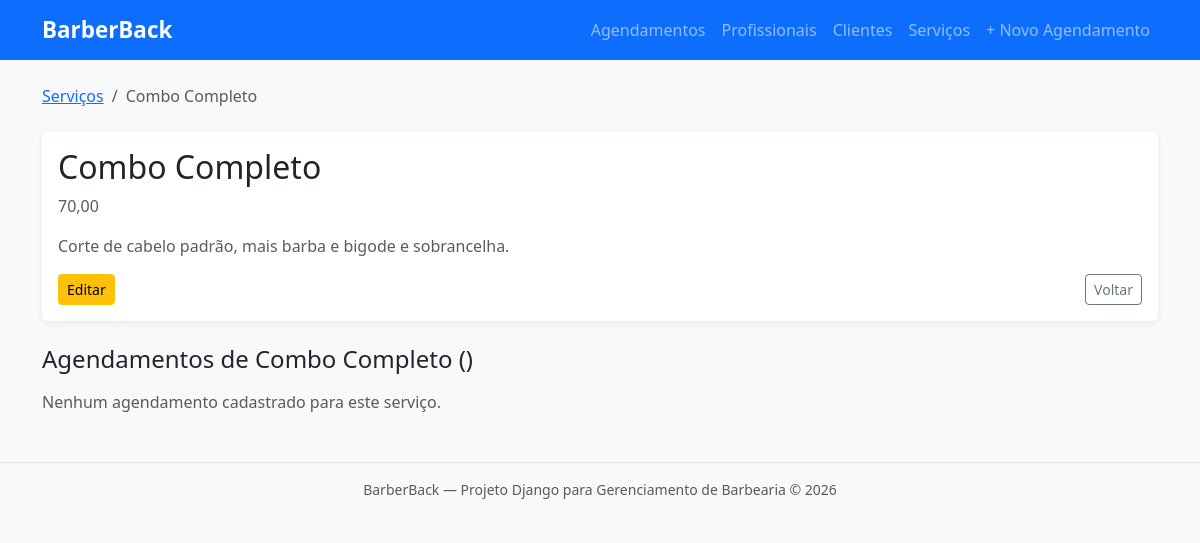
The page /servicos/1/ on the database its author committed.
### barbearia/models.py (models this page shows, shortened)
class Servico(models.Model):
    nome = models.CharField(
        max_length=100,
        verbose_name='Nome do serviço'
    )
    preco = models.DecimalField(
        max_digits=8,
        decimal_places=2,
        verbose_name='Preço do serviço'
    )
    descricao = models.TextField(
        blank=True,
        verbose_name='Descrição do serviço'
    )
    class Meta:
        verbose_name = 'Serviço'
        verbose_name_plural = 'Serviços'
        ordering = ['nome']

### barbearia/views.py (the view)
# urls.py: path('servicos/<int:pk>/', views.servico_detalhe, name='servico_detalhe'),
def servico_detalhe(request, pk):
    servico = get_object_or_404(Servico, pk=pk)
    context = {
        'servico': servico,
    }
    return render(request, 'barbearia/servico/servico_detalhe.html', context)

### barbearia/templates/barbearia/servico/servico_detalhe.html (shortened to what this page needs)
{% extends "barbearia/base.html" %}
{% block conteudo %}
<nav aria-label="breadcrumb" class="mb-4">
    <ol class="breadcrumb">
        <li class="breadcrumb-item"><a href="{% url 'servico_lista' %}">Serviços</a></li>
        <li class="breadcrumb-item active">{{ servico.nome }}</li>
    </ol>
</nav>
<div class="card mb-4">
    <div class="card-body">
        <h1 class="h2">{{ servico.nome }}</h1>
        {% if servico.preco %}
            <p class="text-muted">{{ servico.preco|floatformat:2 }}</p>
        {% endif %}
        {% if servico.descricao %}
            <p class="text-muted">{{ servico.descricao }}</p>
        {% endif %}
        <div class="d-flex gap-2 mt-3">
            <a href="{% url 'servico_editar' servico.pk %}" class="btn btn-warning btn-sm">Editar</a>
            <a href="{% url 'servico_lista' %}" class="btn btn-outline-secondary btn-sm ms-auto">Voltar</a>
        </div>
    </div>
</div>
<h3 class="h4 mb-3">Agendamentos de {{ servico.nome }} ({{ servico.agendamento_set.count }})</h3>
{% if servico.agendamento_set.all %}
    <div class="list-group">
        {% for agendamento in servico.agendamento_set.all %}
        <a href="{% url 'agendamento_detalhe' agendamento.pk %}" class="list-group-item list-group-item-action d-flex justify-content-between align-items-center">
            <span>
                {{ agendamento.profissional.nome }}
                {% if agendamento.data_hora %}
                    <small class="text-muted ms-2">{{ agendamento.data_hora|date:"d/m/Y H:i" }}</small>
                {% endif %}
            </span>
            {% if agendamento.status %}
                <span class="badge bg-success">Confirmado</span>
            {% else %}
                <span class="badge bg-warning text-dark">Pendente</span>
            {% endif %}
        </a>
        {% endfor %}
    </div>
{% else %}
    <p class="text-muted">Nenhum agendamento cadastrado para este serviço.</p>
{% endif %}
{% endblock %}

### barbearia/templates/barbearia/base.html (style rules this page uses)
body { background-color: #f8f9fa; }
.card { box-shadow: 0 2px 6px rgba(0,0,0,0.08); border: none; }

### rows shown on the page
Servico: nome "Combo Completo", preco "70,00", descricao "Corte de cabelo padrão, mais barba e bigode e sobrancelha."
